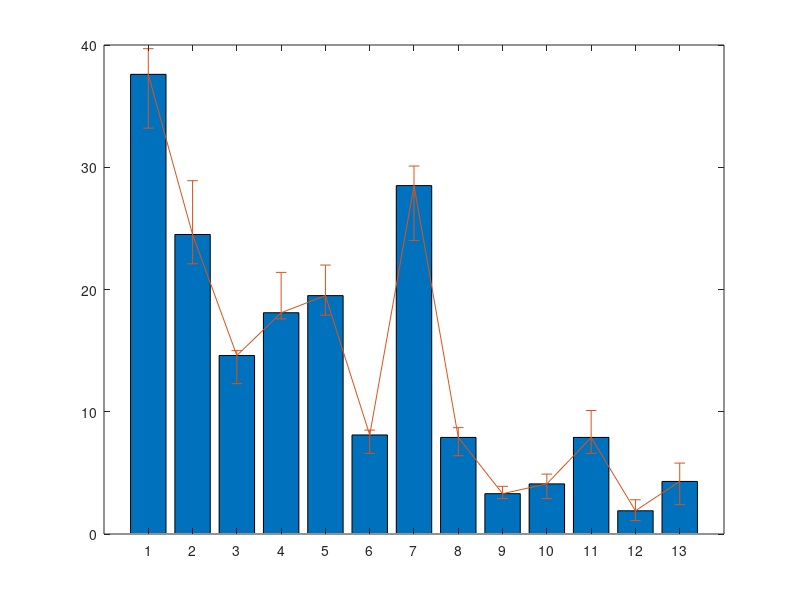

MATLAB code to generate this figure: (Note: this script raises an error after producing the figure.)
x = 1:13;
data = [37.6 24.5 14.6 18.1 19.5 8.1 28.5 7.9 3.3 4.1 7.9 1.9 4.3]';
errhigh = [2.1 4.4 0.4 3.3 2.5 0.4 1.6 0.8 0.6 0.8 2.2 0.9 1.5];
errlow  = [4.4 2.4 2.3 0.5 1.6 1.5 4.5 1.5 0.4 1.2 1.3 0.8 1.9];

bar(x,data)                

hold on

er = errorbar(x,data,errlow,errhigh);    
er.Color = [0 0 0];                            
er.LineStyle = 'none';  

hold off